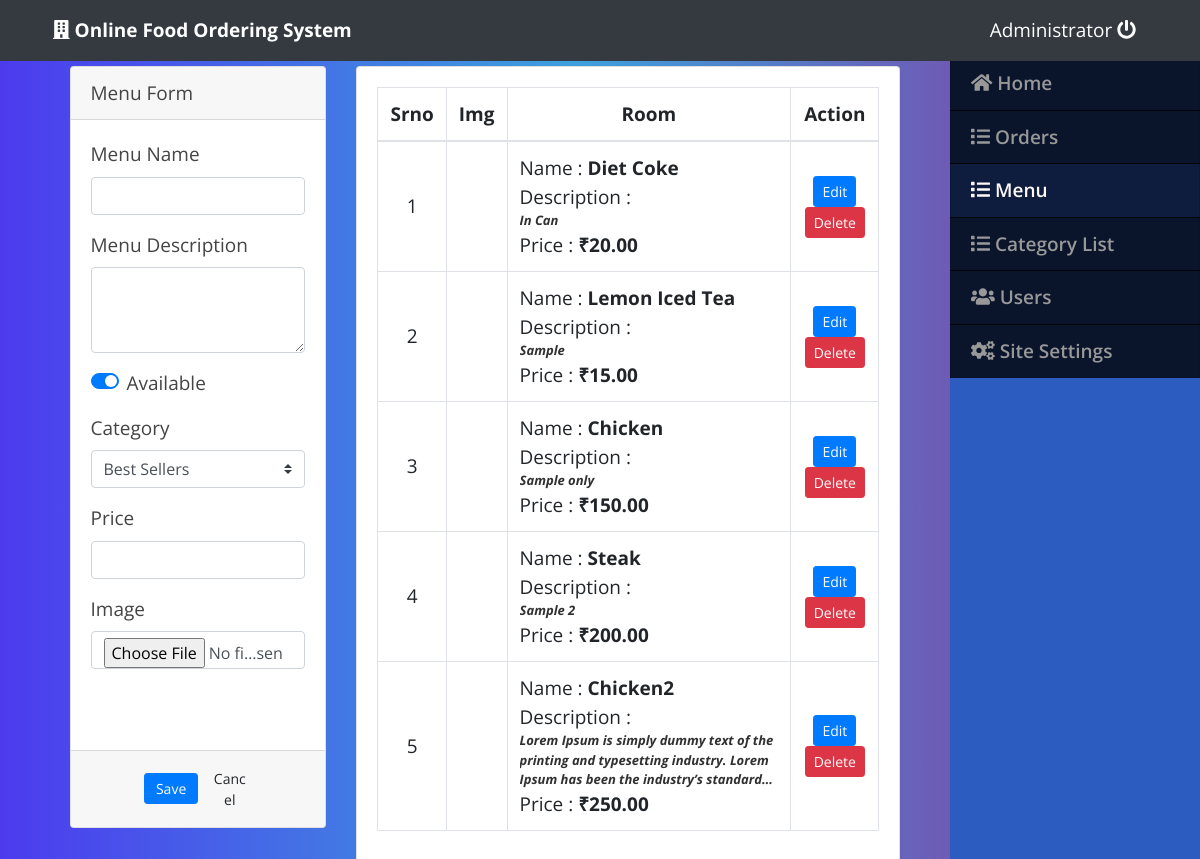
Screenshot of /admin/index.php?page=menu (signed in) with the database file from the repository.
### tables this page shows
CREATE TABLE `product_list` (
  `id` int(30) NOT NULL,
  `category_id` int(30) NOT NULL,
  `name` varchar(100) NOT NULL,
  `description` text NOT NULL,
  `price` float NOT NULL DEFAULT 0,
  `img_path` text NOT NULL,
  `status` tinyint(1) NOT NULL DEFAULT 1 COMMENT '0= unavailable, 2 Available'
);

### admin/menu.php (the view, shortened to what this page needs)
<?php include('db_connect.php'); ?>
<div class="container-fluid">
	<div class="col-lg-12">
		<div class="row">
			<div class="col-md-4">
				<form action="" id="manage-menu">
					<div class="card">
						<div class="card-header">
							Menu Form
						</div>
						<div class="card-body">
							<div class="form-group">
								<label class="control-label">Menu Name</label>
								<input type="text" class="form-control" name="name">
							</div>
							<div class="form-group">
								<label class="control-label">Menu Description</label>
								<textarea cols="30" rows="3" class="form-control" name="description"></textarea>
							</div>
							<div class="form-group">
								<div class="custom-control custom-switch">
									<label class="custom-control-label" for="availability">Available</label>
								</div>
							</div>
							<div class="form-group">
								<label class="control-label">Category </label>
								<select name="category_id" id="" class="custom-select browser-default">
									<?php
									$cat = $conn->query("SELECT * FROM category_list order by name asc ");
									while ($row = $cat->fetch_assoc()):
										?>
										<option value="<?php echo $row['id'] ?>">
											<?php echo $row['name'] ?>
										</option>
									<?php endwhile; ?>
								</select>
							</div>
							<div class="form-group">
								<label class="control-label">Price</label>
								<input type="number" class="form-control text-right" name="price" step="any">
							</div>
							<div class="form-group">
								<label for="" class="control-label">Image</label>
								<input type="file" class="form-control" name="img" onchange="displayImg(this,$(this))">
							</div>
							<div class="form-group">
							</div>
						</div>
						<div class="card-footer">
							<div class="row">
								<div class="col-md-12">
									<button class="btn btn-sm btn-primary col-sm-3 offset-md-3"> Save</button>
									<button class="btn btn-sm btn-default col-sm-3" type="button"
										onclick="$('#manage-menu').get(0).reset()"> Cancel</button>
								</div>
							</div>
						</div>
					</div>
				</form>
			</div>
			<div class="col-md-8">
				<div class="card">
					<div class="card-body">
						<table class="table table-bordered table-hover">
							<thead>
								<tr>
									<th class="text-center">Srno</th>
									<th class="text-center">Img</th>
									<th class="text-center">Room</th>
									<th class="text-center">Action</th>
								</tr>
							</thead>
							<tbody>
								<?php
								$i = 1;
								$cats = $conn->query("SELECT * FROM product_list order by id asc");
								while ($row = $cats->fetch_assoc()):
									?>
									<tr>
										<td class="text-center">
											<?php echo $i++ ?>
										</td>
										<td class="text-center">
										</td>
										<td class="">
											<p>Name : <b>
													<?php echo $row['name'] ?>
												</b></p>
											<p>Description : <b class="truncate">
													<?php echo $row['description'] ?>
												</b></p>
											<p>Price : <b>
													<?php echo "₹" . number_format($row['price'], 2) ?>
												</b></p>
										</td>
										<td class="text-center">
											<button class="btn btn-sm btn-primary edit_menu" type="button"
												data-id="<?php echo $row['id'] ?>" data-name="<?php echo $row['name'] ?>"
												data-status="<?php echo $row['status'] ?>"
												data-description="<?php echo $row['description'] ?>"
												data-price="<?php echo $row['price'] ?>"
												data-img_path="<?php echo $row['img_path'] ?>">Edit</button>
											<button class="btn btn-sm btn-danger delete_menu" type="button"
												data-id="<?php echo $row['id'] ?>">Delete</button>
										</td>
									</tr>
								<?php endwhile; ?>
							</tbody>
						</table>
					</div>
				</div>
			</div>
		</div>
	</div>
</div>

### admin/index.php (shortened to what this page needs)
<!DOCTYPE html>
<html lang="en">
<head>
  <?php
  include('./header.php');
  ?>
</head>
<body>
  <?php include 'topbar.php' ?>
  <?php include 'navbar.php' ?>
  <main id="view-panel">
    <?php $page = isset($_GET['page']) ? $_GET['page'] : 'home'; ?>
    <?php include $page . '.php' ?>
  </main>
</body>
</html>

### admin/header.php (shortened to what this page needs)
<link rel="stylesheet" href="https://cdnjs.cloudflare.com/ajax/libs/font-awesome/5.15.3/css/all.min.css">
<link href="https://stackpath.bootstrapcdn.com/bootstrap/4.5.2/css/bootstrap.min.css" rel="stylesheet">
<link href="https://cdnjs.cloudflare.com/ajax/libs/icofont/4.4.0/icofont.min.css" rel="stylesheet">
<link href="https://cdnjs.cloudflare.com/ajax/libs/boxicons/2.0.7/css/boxicons.min.css" rel="stylesheet">
<link href="https://cdnjs.cloudflare.com/ajax/libs/venobox/1.9.3/venobox.css" rel="stylesheet">
<link href="https://cdnjs.cloudflare.com/ajax/libs/animate.css/4.1.1/animate.min.css" rel="stylesheet">
<link href="https://cdnjs.cloudflare.com/ajax/libs/remixicon/2.5.0/remixicon.css" rel="stylesheet">
<link href="https://cdnjs.cloudflare.com/ajax/libs/OwlCarousel2/2.3.4/assets/owl.carousel.min.css" rel="stylesheet">
<link href="https://cdnjs.cloudflare.com/ajax/libs/bootstrap-datepicker/1.9.0/css/bootstrap-datepicker.min.css" rel="stylesheet">
<link href="https://cdn.datatables.net/1.10.23/css/jquery.dataTables.min.css" rel="stylesheet">
<link href="assets/css/style.css" rel="stylesheet">
<link type="text/css" rel="stylesheet" href="assets/css/jquery-te-1.4.0.css">

### admin/topbar.php
<nav class="navbar navbar-dark bg-dark fixed-top " style="padding:8px;">
  <div class="container-fluid mt-2 mb-2">
  	<div class="col-lg-12">
      <div class="col-md-4 float-left text-white">
        <large><i class="fa fa-building"></i> <b><?php echo $_SESSION['setting_name']; ?></b></large>
      </div>
	  	<div class="col-md-2 float-right text-white">
	  		<a href="ajax.php?action=logout" class="text-white"><?php echo $_SESSION['login_name'] ?> <i class="fa fa-power-off"></i></a>
	    </div>
    </div>
  </div>
</nav>

### admin/navbar.php (shortened to what this page needs)
<nav id="sidebar" class='mx-lt-5' >
		<div class="sidebar-list">
				<a href="index.php?page=home" class="nav-item nav-home"><span class='icon-field'><i class="fa fa-home"></i></span> Home</a>
				<a href="index.php?page=orders" class="nav-item nav-orders"><span class='icon-field'><i class="fa fa-list"></i></span> Orders</a>
				<a href="index.php?page=menu" class="nav-item nav-menu"><span class='icon-field'><i class="fa fa-list"></i></span> Menu</a>
				<a href="index.php?page=categories" class="nav-item nav-categories"><span class='icon-field'><i class="fa fa-list"></i></span> Category List</a>
				<?php if($_SESSION['login_type'] == 1): ?>
				<a href="index.php?page=users" class="nav-item nav-users"><span class='icon-field'><i class="fa fa-users"></i></span> Users</a>
				<a href="index.php?page=site_settings" class="nav-item nav-site_settings"><span class='icon-field'><i class="fa fa-cogs"></i></span> Site Settings</a>
			<?php endif; ?>
		</div>
</nav>

### admin/assets/css/style.css (style rules this page uses)
body { font-size: 19px; font-weight: 5px; font-family: "Open Sans", sans-serif; color: #444444; width: 100%; height: calc(100%); }
a { color: #1977cc; }
nav#sidebar { height: calc(100%); position: fixed; z-index: 99; right: 0; width: 250px; background-color: #2c5cbf; background-size: cover; }
a.nav-item { position: relative; display: block; padding: 0.75rem 1.25rem; margin-bottom: -1px; border: 1px solid rgba(0, 0, 0, 0.125); background-color: #000000c4; color: #989898; font-weight: 600; }
a.nav-item:hover, .nav-item.active { background-color: #000000ad; color: #fffafa; }
main#view-panel { margin-left: 30px; width: calc(100% - 290px); margin-top: 3.5rem; padding: 0.5em; }

### admin/index.php (style rules this page uses)
body { background: rgb(76,59,238); background: linear-gradient(90deg, rgba(76,59,238,1) 0%, rgba(60,161,221,1) 48%, rgba(143,44,155,1) 100%); }

### admin/menu.php (style rules this page uses)
td { vertical-align: middle !important; }
td p { margin: unset !important; }
.custom-switch, .custom-control-input, .custom-control-label { cursor: pointer; }
b.truncate { overflow: hidden; text-overflow: ellipsis; display: -webkit-box; -webkit-line-clamp: 3; -webkit-box-orient: vertical; font-size: small; color: #000000cf; font-style: italic; }

### rows the page displays
product_list: name "Diet Coke", description "In Can", price "20.00"
product_list: name "Lemon Iced Tea", description "Sample", price "15.00"
product_list: name "Chicken", description "Sample only", price "150.00"
product_list: name "Steak", description "Sample 2", price "200.00"
product_list: name "Chicken2", description "Lorem Ipsum is simply dummy text of the printing and typesetting industry. Lorem Ipsum has been the industry’s…", price "250.00"

### other values shown
$_SESSION['setting_name'] "Online Food Ordering System"
$_SESSION['login_name'] "Administrator"
form field category_id "Best Sellers"
